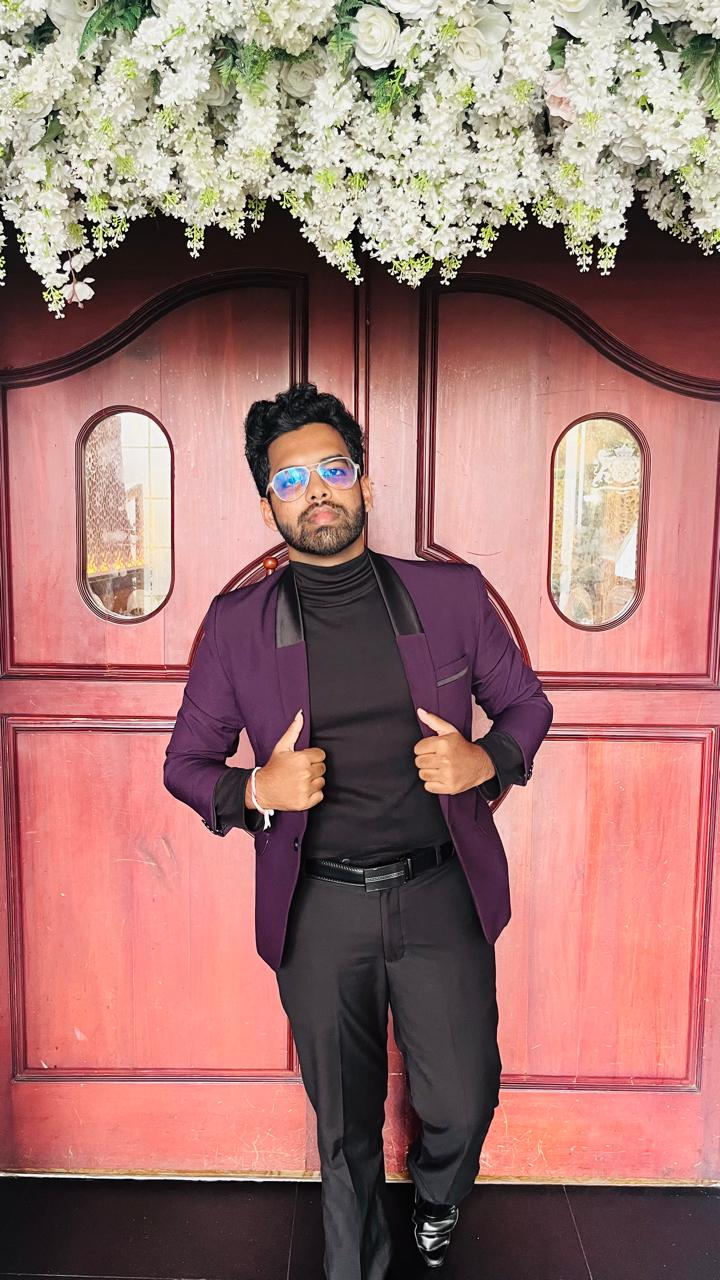
#> input picture testing.jpg, 720 x 1280 px
$ python second.py
#> lines starting #> are read from the running program, lines starting #| are printed output that depends on the picture
import cv2
from matplotlib import pyplot as plt

my_img = cv2.imread('testing.jpg')
#> my_img is the input picture: shape (1280, 720, 3); mean B, G, R 112.8, 117.5, 160.1

avg_3x3 = cv2.blur(my_img, (3, 3))
avg_10x10 = cv2.blur(my_img, (10, 10))
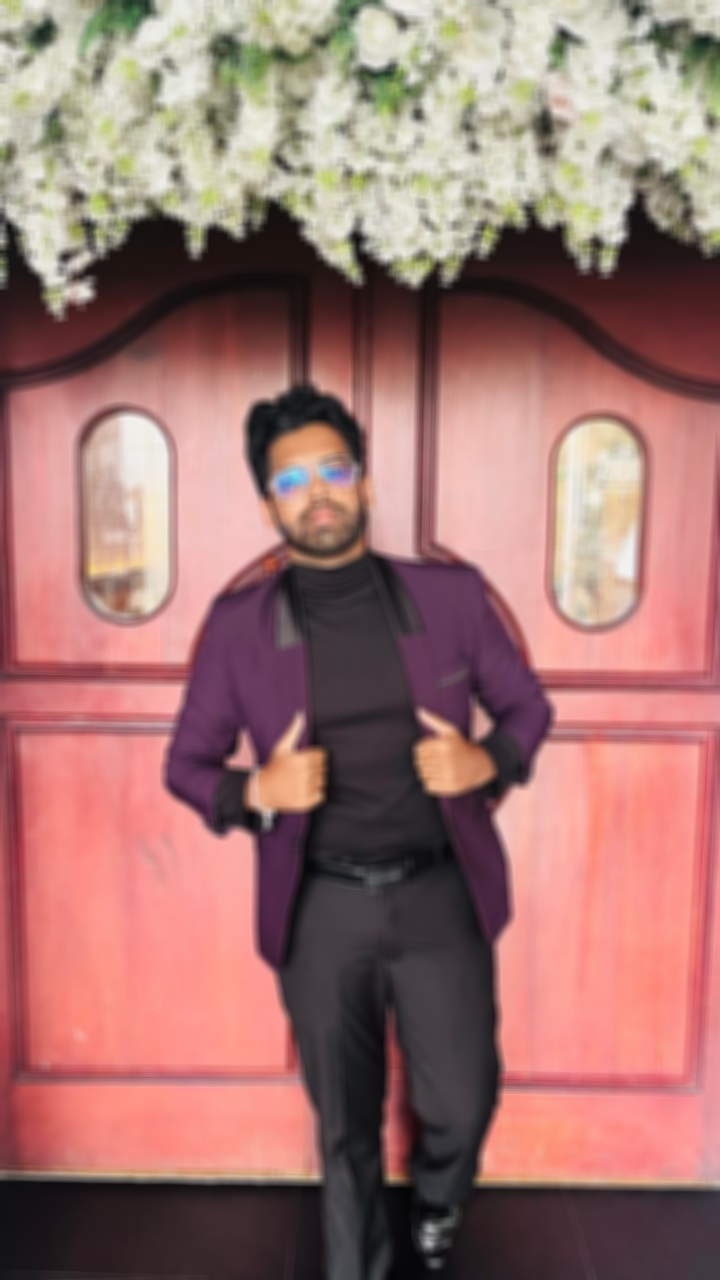
#> avg_10x10: shape (1280, 720, 3); mean B, G, R 112.9, 117.6, 160.2
avg_20x20 = cv2.blur(my_img, (20, 20))
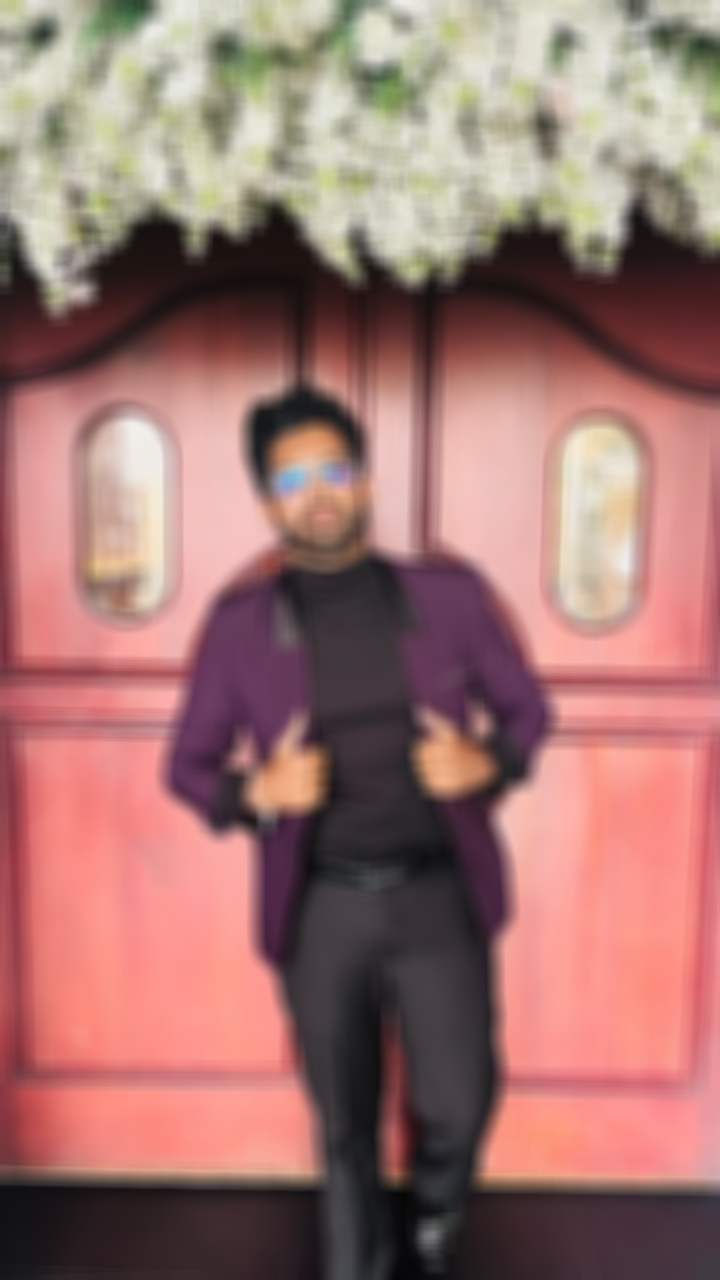
#> avg_20x20: shape (1280, 720, 3); mean B, G, R 112.9, 117.6, 160.2

my_img_rgb = cv2.cvtColor(my_img, cv2.COLOR_BGR2RGB)
avg_3x3_rgb = cv2.cvtColor(avg_3x3, cv2.COLOR_BGR2RGB)
avg_10x10_rgb = cv2.cvtColor(avg_10x10, cv2.COLOR_BGR2RGB)
avg_20x20_rgb = cv2.cvtColor(avg_20x20, cv2.COLOR_BGR2RGB)

plt.figure(figsize=(12, 8))

plt.subplot(2, 2, 1)
plt.title('Original')
plt.imshow(my_img_rgb)
plt.axis('off')

plt.subplot(2, 2, 2)
plt.title('3x3 Average')
plt.imshow(avg_3x3_rgb)
plt.axis('off')

plt.subplot(2, 2, 3)
plt.title('10x10 Average')
plt.imshow(avg_10x10_rgb)
plt.axis('off')

plt.subplot(2, 2, 4)
plt.title('20x20 Average')
plt.imshow(avg_20x20_rgb)
plt.axis('off')

plt.tight_layout()
plt.show()
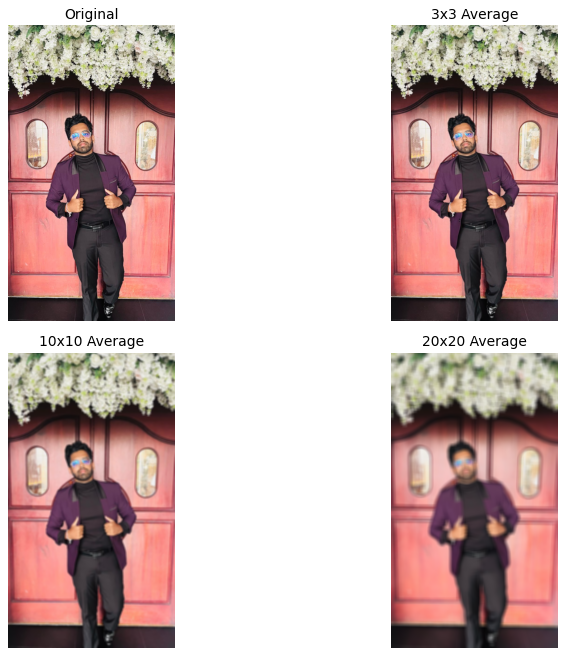
#> figure drawn by matplotlib, 4 panels
